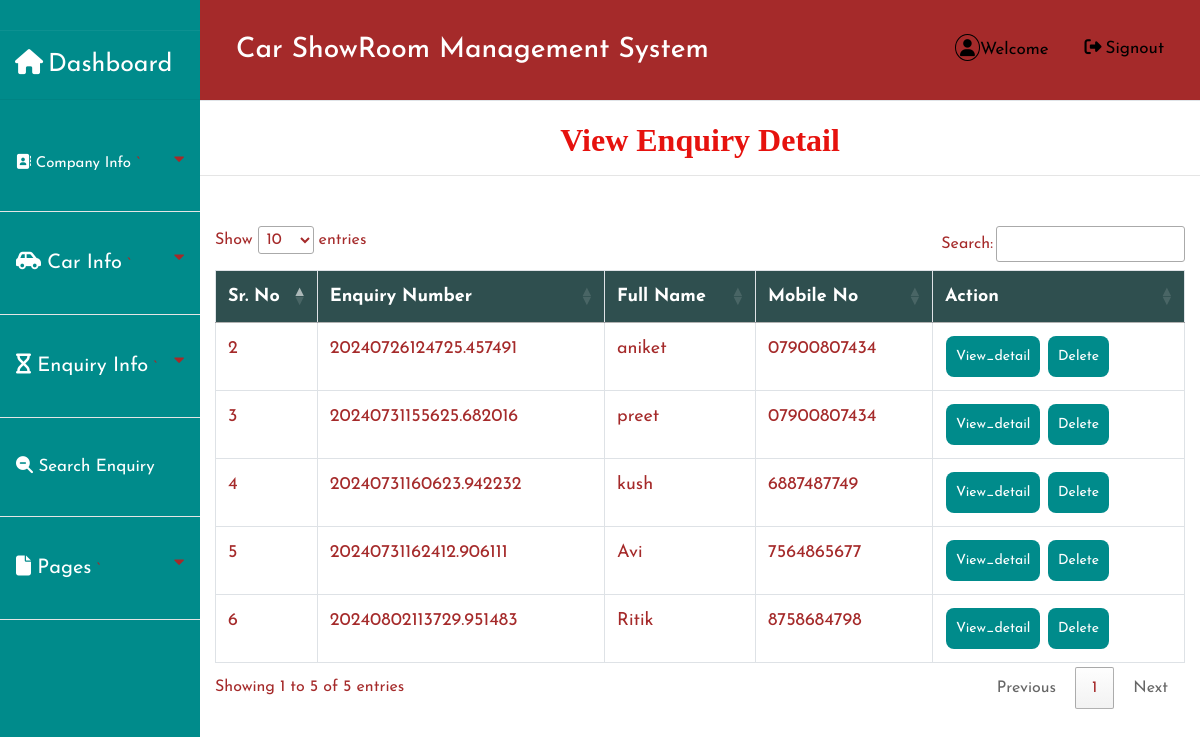
Page /view_enquery/ on the committed database.
### car/models.py (models this page shows, shortened)
class Customer(models.Model):
    Name=models.ForeignKey(Add_Car,on_delete=models.CASCADE, null=True)
    user=models.ForeignKey(User,on_delete=models.CASCADE, null=True)
    msg=models.CharField(max_length=100,null=True)
    contact=models.CharField(max_length=100,null=True)
    enquery=models.CharField(max_length=100,null=True)
    enquery_date=models.CharField(max_length=100,null=True)
    status=models.CharField(max_length=100,null=True)
    remark=models.CharField(max_length=100,null=True)
    remark_date=models.CharField(max_length=100,null=True)

### car/views.py (the view)
# urls.py: path('view_enquery/',view_enquery,name='view_enquery'),
def view_enquery(request):
    data=Customer.objects.all()
    d={'data':data}
    return render(request,'view_enquery.html',d)

### car/templates/view_enquery.html (shortened to what this page needs)
{% extends 'admin_nav.html' %}
{% block body %}
<center><h2 style = "font-family : 'Monotype Corsiva' ; color : #E6120E ; font-weight : bold;margin-top:2%">View Enquiry Detail</h2></center><hr>
 <div class="container">
<table class="table table-bordered" id="myTable">
  <thead>
  <tr>
    <th>Sr. No</th>
    <th>Enquiry Number</th>
    <th>Full Name</th>
    <th>Mobile No</th>
    <th>Action</th>
  </tr>
  </thead>
   <tbody>
{% for i in data %}
{% if i.status == 'unseen' %}
  <tr>
      <td>{{forloop.counter}}</td>
    <td>{{i.enquery}}</td>
    <td>{{i.user.username}}</td>
    <td>{{i.contact}}</td>
            <td><a href="{% url 'enquery_detail' i.id %}"><button class="button button1">View_detail</button></a>
     <a href=""><button class="button button1" onclick="return confirm('Are you sure?')">Delete</button></a></td>
  </tr>
{% endif %}
    {% endfor %}
    </tbody>
</table>
 </div>
{% endblock %}

### car/static/style1.css (style rules this page uses)
* { margin: 0; padding: 0; box-sizing: border-box; list-style: none; text-decoration: none; font-family: 'Josefin Sans', sans-serif; }
body { background-color:darkcyan; }

### car/templates/admin_nav.html (style rules this page uses)
.button { background-color: darkcyan; border: none; color: white; padding: 10px; text-align: center; text-decoration: none; display: inline-block; font-size: 14px; margin: 1px 1px; cursor: pointer; }
.button1 { border-radius: 8px; }
* { box-sizing: border-box; }
#myTable { border-collapse: collapse; width: 100%; border: 1px solid #ddd; font-size: 18px; }
#myTable th { text-align: left; padding: 12px; background-color:DarkSlateGrey ; color: white; }
#myTable td { text-align: left; padding: 12px; background-color: white; }
#myTable tr { border-bottom: 1px solid #ddd; }
body { font-family: "Lato", sans-serif; }

### rows in the picture
Customer: enquery "20240726124725.457491", user.username "aniket", contact "07900807434"
Customer: enquery "20240731155625.682016", user.username "preet", contact "07900807434"
Customer: enquery "20240731160623.942232", user.username "kush", contact "6887487749"
Customer: enquery "20240731162412.906111", user.username "Avi", contact "7564865677"
Customer: enquery "20240802113729.951483", user.username "Ritik", contact "8758684798"
